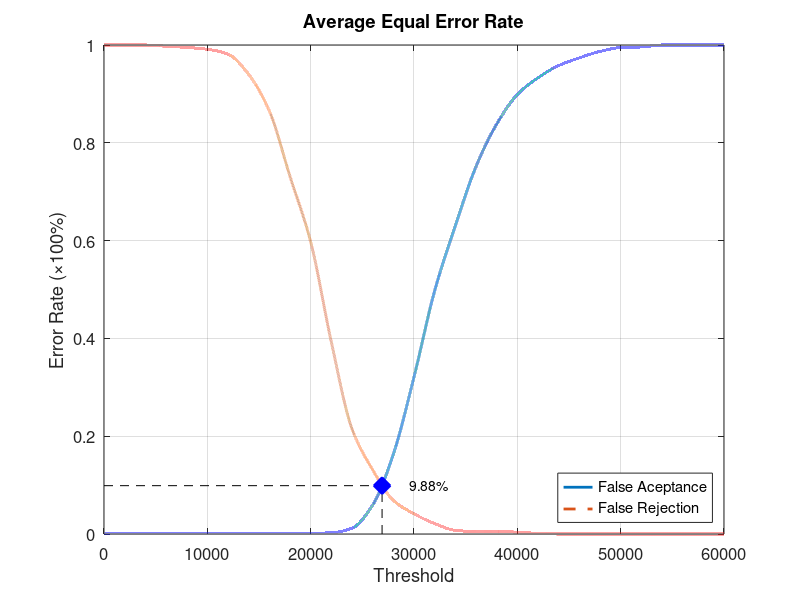
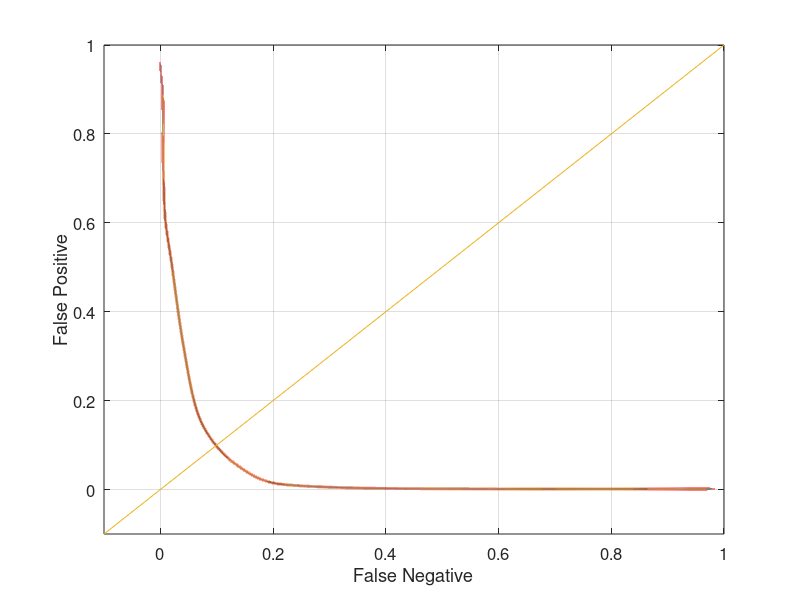

MATLAB code for these plots, in order:
function yEER = Experiment4Average
close all;
clear;
clc;
x = 0:2000:60000;
xq = 0:0.5:60000;

y0 = [0 0.00131579 0.00131579 0.00131579 0.00131579 0.00131579 0.00131579 0.00131579 0.00131579 0.00131579 0.00131579 0.00263158 0.0118421 0.0592105 0.163158 0.321053 0.497368 0.630263 0.751316 0.838158 0.898684 0.932895 0.957895 0.973684 0.986842 0.994737 0.996053 1 1 1 1];
yy0 = interp1(x, y0, xq, 'pchip');
y1 = [1 1 1 0.9975 0.995 0.99125 0.98125 0.94 0.865 0.73125 0.5975 0.3925 0.215 0.13125 0.06875 0.04125 0.02125 0.0075 0.005 0.005 0.00375 0.00125 0 0 0 0 0 0 0 0 0];
yy1 = interp1(x, y1, xq, 'pchip');

% Calculating EER: 
y2 = abs(y0 - y1);
find(y2 == min(y2))
yy2 = abs(yy0 - yy1);
xEER = find(yy2 == min(yy2));
xEERIndex = xq(xEER) % X-axis EER
yEER = yy0(xEER) % Y-axis EER

main = figure
plot(xq, yy0,'-','LineWidth', 2);	hold on
plot(xq, yy1,'--','LineWidth', 2);	hold on
plot([xEERIndex xEERIndex], [0 yEER], 'k--');	hold on
plot([0 xEERIndex], [yEER yEER], 'k--');	hold on
plot(xEERIndex, yEER, 'bx', 'LineWidth', 10);	hold on
text(xEERIndex + 10 * xEERIndex / 100, yEER, [num2str(round((10000 * yEER)) / 100) '%'])
legend('False Aceptance', 'False Rejection', 'Location', 'SouthEast')
xlabel('Threshold')
ylabel('Error Rate (\times100%)')
title('Average Equal Error Rate')
set(gca, 'FontSize', 12)
axis([0 60000 0 1])
grid on

print(main, 'Experiment4AverageMain', '-dpng');
FNRxFPR = figure('Color', [1 1 1]);
plot(yy1, yy0, '-', yy1, yy0, 'LineWidth', 2);
hold on
y = -0.1:0.1:1
plot(y, y); 
set(gca, 'FontSize', 12)
xlabel('False Negative')
ylabel('False Positive')
axis([-0.1 1 -0.1 1])
set(gca, 'FontSize', 12)
grid on

print(FNRxFPR, 'Experiment4AverageFNRxFPR','-dpng');
end
